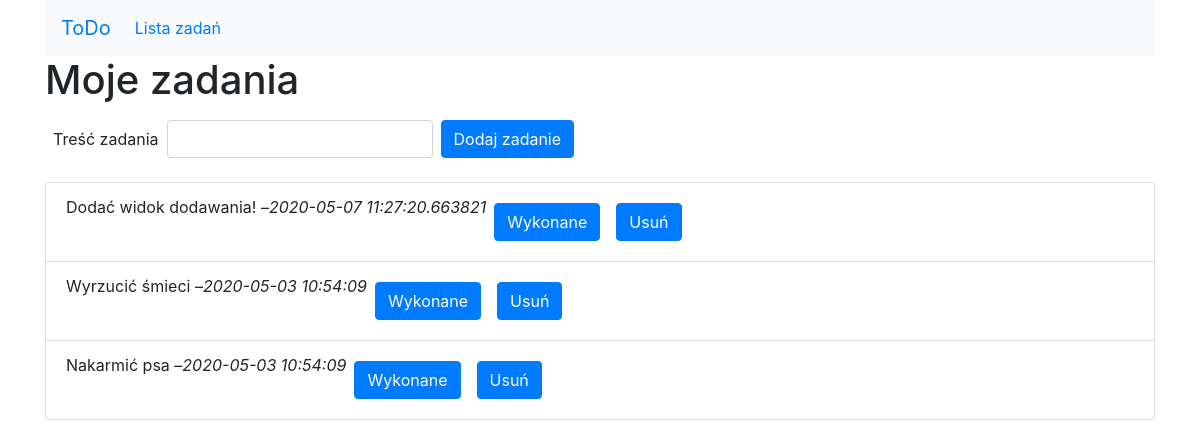
/zadania, run on an earlier commit of the app's database.
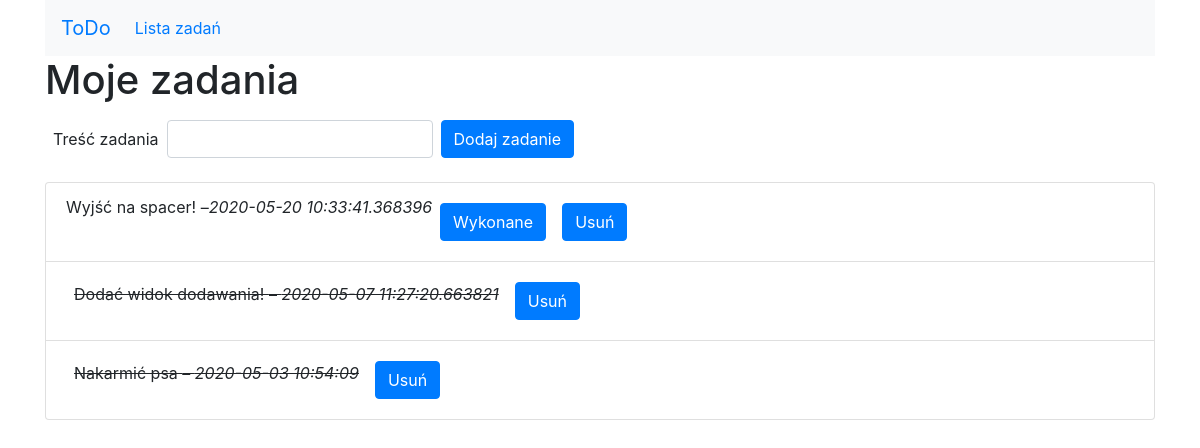
And on a later commit of the database.
### tables this page shows
CREATE TABLE zadania (
    id integer primary key autoincrement, -- unikalny indentyfikator
    zadanie text not null, -- opis zadania do wykonania
    zrobione boolean not null, -- informacja czy zadania zostalo juz wykonane
    data_pub datetime not null -- data dodania zadania
);

### todo.py (the view, shortened to what this page needs)
@app.route('/zadania', methods=['GET', 'POST'])
def zadania():
    error = None
    db = get_db()
    kursor = db.execute('SELECT * FROM zadania ORDER BY data_pub DESC;')
    zadania = kursor.fetchall()
    return render_template('zadania_lista.html', zadania=zadania)

### todo.py (called while the page is built)
def get_db():
    if not g.get('db'):  # jeżeli brak połączenia, to je tworzymy
        con = sqlite3.connect(app.config['DATABASE'])
        con.row_factory = sqlite3.Row
        g.db = con  # zapisujemy połączenie w kontekście aplikacji
    return g.db  # zwracamy połączenie z bazą

### templates/zadania_lista.html (shortened to what this page needs)
{% extends "szkielet.html" %}
{% block h1 %}Moje zadania{% endblock %}
{% block tresc %}
    <form class="add-form" method="POST" action="{{ url_for('zadania') }}">
      <div class="form-group form-inline">
        <label for="zadanie" class="p-2">Treść zadania</label>
        <input id="zadanie" name="zadanie" required value="" class="form-control p-2">
        <button type="submit" class="btn btn-primary m-2">Dodaj zadanie</button>
      </div>
    </form>
    <ol class="list-group">
      {% for zadanie in zadania %}
        <li class="list-group-item">
          <div class="d-flex flex-row">
          {% if zadanie.zrobione %}
            <span class="done p-2">{{ zadanie.zadanie }} – <em>{{ zadanie.data_pub }}</em></span>
          {% else %}
            {{ zadanie.zadanie }} – <em>{{ zadanie.data_pub }}</em>
          {% endif %}
          {% if not zadanie.zrobione %}
            <form method="POST" action="{{ url_for('zrobione') }}" class="p-2">
              <button type="submit" class="btn btn-primary">Wykonane</button>
            </form>
          {% endif %}
            <form method="POST" action="{{ url_for('zrobione') }}" class="p-2">
              <button type="submit" class="btn btn-primary">Usuń</button>
            </form>
          </div>
        </li>
      {% endfor %}
    </ol>
{% endblock %}

### templates/szkielet.html (shortened to what this page needs)
<!doctype html>
<html>
<head>
  <link rel="stylesheet" href="https://maxcdn.bootstrapcdn.com/bootstrap/4.4.1/css/bootstrap.min.css">
  <link rel="stylesheet" type="text/css" href="{{ url_for('static', filename='style.css') }}">
</head>
<body>
  <div class="container">
    <nav class="navbar navbar-expand-sm bg-light">
      <a class="navbar-brand" href=".">ToDo</a>
      <div class="collapse navbar-collapse" id="collapsibleNavbar">
        <ul class="navbar-nav">
          <li class="nav-item">
            <a href="" class="nav-link">Lista zadań</a>
          </li>
        </ul>
      </div>
    </nav>
    <div class="row">
      <div class="col">
        <h1>{% block h1 %}{% endblock %}</h1>
        <div id="tresc" class="cb">
          {% block tresc %}
          {% endblock %}
        </div>
      </div>
    </div>
  </div>
</body>
</html>

### static/style.css (style rules this page uses)
.done { text-decoration: line-through; }

What changed in the data, as far as the page shows it:
removed zadania: zadanie "Wyrzucić śmieci", data_pub "2020-05-03 10:54:09"
added zadania: zadanie "Wyjść na spacer!", data_pub "2020-05-20 10:33:41.368396"
changed zadania "Dodać widok dodawania!": zrobione False → True (drawn)
changed zadania "Nakarmić psa": zrobione False → True (drawn)
